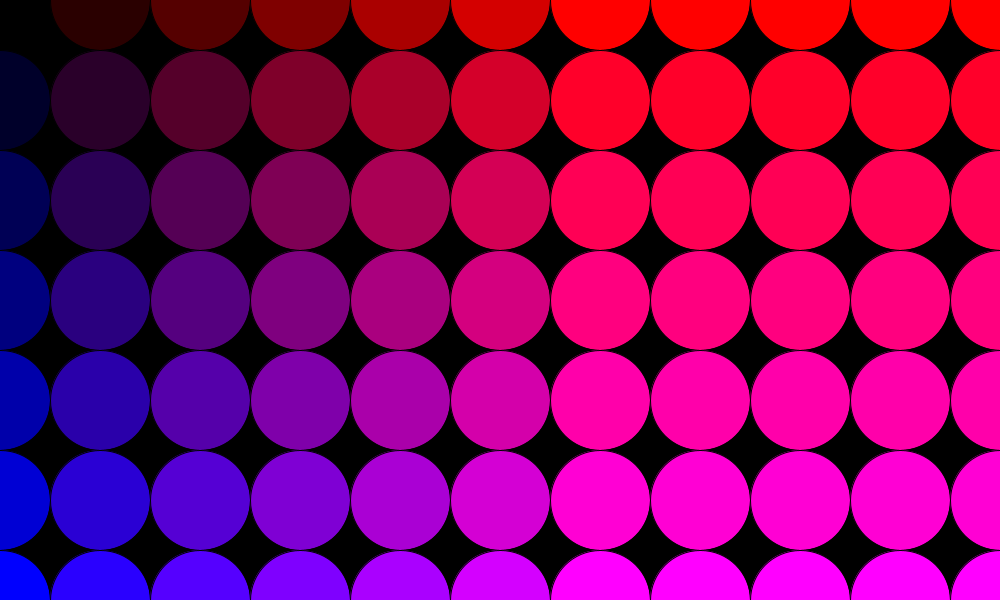
Frame 1 (no input)
Frame 60 (the mouse pressed at the canvas centre just before this capture): identical to frame 1, image omitted
Frame 120 (the mouse held since frame 60 and released just before this capture): identical to frame 1, image omitted

The Processing sketch that drew this single still picture (run headless with seeded random() and noise(); from frame 60 on, the mouse is pressed at the canvas centre):

// Processing sketch: sketch_forLoops_tyedyeCircles
// ── sketch_forLoops_tyedyeCircles.pde


int r; 
int size; 
void setup(){
  size(1000, 600); 
  size = 100; 
}

void draw(){
  background(0); 
  
  //single loop
  //for (int i = 0; i <= 600; i+=100){
  //  r = int(map(i, 0, 600,0, 255)); 
  //  fill(r, 0, 0); 
  //  ellipse(i, 100, 100, 100); 
    
  //  ellipse(i * mouseX/100, i * mouseY/100, 50, 50); 
  //}
  
  //nested loops
   
  for (int i = 0; i <= width; i +=size){
    for (int j = 0; j <= height; j += size){
      r = int(map(i, 0, 600,0, 255)); 
      int b = int(map(j, 0, 600,0, 255));
      fill(r, 0, b); 
      ellipse(i, j, size, size); 
    }
  }
}
